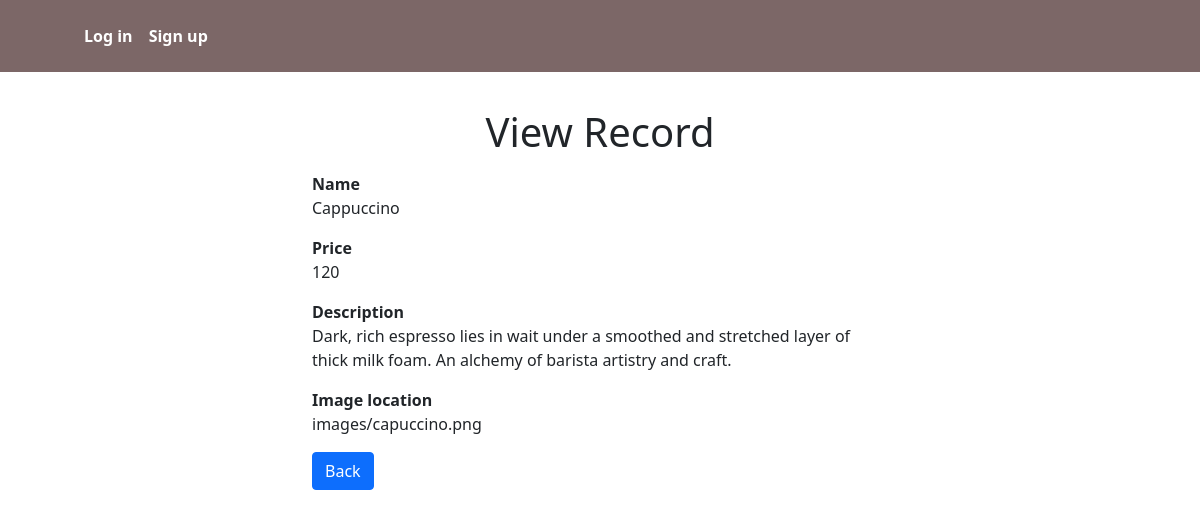
Page /read.php?id=4 on the committed database.
### tables this page shows
CREATE TABLE `drinks` (
  `d_id` int(30) NOT NULL,
  `name` varchar(50) NOT NULL,
  `price` int(30) NOT NULL,
  `description` varchar(255) NOT NULL,
  `images` varchar(255) NOT NULL
);

### read.php (the view, shortened to what this page needs)
<?php
if(isset($_GET["id"]) && !empty(trim($_GET["id"]))){
    require_once "includes/dbh.inc.php";
	require_once "navbar.php";
    $sql = "SELECT * FROM drinks WHERE d_id = ?";
    if($stmt = mysqli_prepare($conn, $sql)){
        mysqli_stmt_bind_param($stmt, "s", $param_id);
        if(mysqli_stmt_execute($stmt)){
            $query = mysqli_stmt_get_result($stmt);
            if(mysqli_num_rows($query) == 1){
                $row = mysqli_fetch_array($query, MYSQLI_ASSOC);
            } else{
                header("location: error.php");
                exit();
            }
        } else{
            echo "Oops! Something went wrong. Please try again later.";
        }
    }
} else{
    header("location: error.php");
    exit();
}
?>
<!DOCTYPE html>
<html lang="en">
<head>
    <link href="https://cdn.jsdelivr.net/npm/bootstrap@5.0.2/dist/css/bootstrap.min.css" rel="stylesheet">
</head>
<body>
    <div class="wrapper">
        <div class="container-fluid">
            <div class="row">
                <div class="col-md-12">
                    <h1 class="mt-5 mb-3 text-center">View Record</h1>
                    <div class="form-group">
                        <label><strong>Name</strong></label>
                        <p><?php echo $row["name"]; ?></p>
                    </div>
                    <div class="form-group">
                        <label><strong>Price</strong></label>
                        <p><?php echo $row["price"]; ?></b></p>
                    </div>
                    <div class="form-group">
                        <label><strong>Description</strong></label>
                        <p><?php echo $row["description"]; ?></p>
                    </div>
                    <div class="form-group">
                        <label><strong>Image location</strong></label>
                        <p><?php echo $row["images"]; ?></p>
                    </div>
                    <p><a href="admin.php" class="btn btn-primary">Back</a></p>
                </div>
            </div>
        </div>
    </div>
</body>
</html>

### read.php (style rules this page uses)
.wrapper { width: 600px; margin: 0 auto; }
body { padding-top: 60px; }

### rows in the picture
drinks: name "Cappuccino", price "120", description "Dark, rich espresso lies in wait under a smoothed and stretched layer of thick milk foam. An alchemy of barista artistry and craft.", images "images/capuccino.png"
